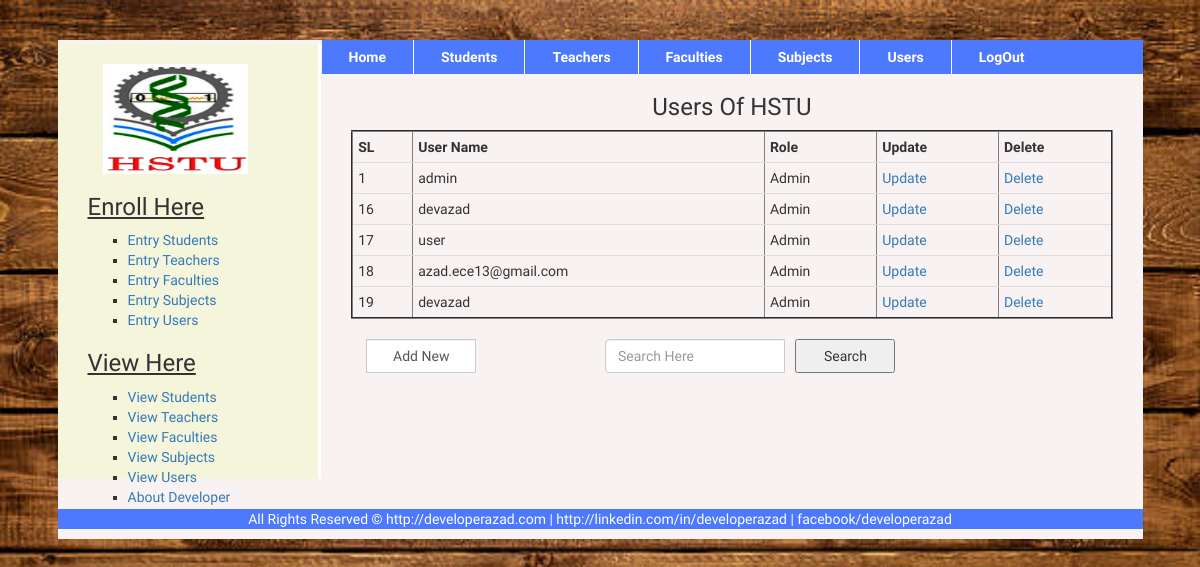
The page /viewUser.php (signed in) on the database its author committed.
### tables this page shows
CREATE TABLE IF NOT EXISTS `user` (
  `userid` int(11) NOT NULL AUTO_INCREMENT,
  `username` varchar(111) NOT NULL,
  `password` varchar(111) NOT NULL,
  `role` varchar(11) NOT NULL,
  PRIMARY KEY (`userid`)
);

### viewUser.php (the view, shortened to what this page needs)
<?php include("header.php"); ?>
		<div class="col-md-12">
			<?php include("leftMenu.php"); ?>
			<div class="col-md-9 hstu">
					<h3 class="text-center">Users Of HSTU</h3>
						<form action="updateUser.php" method="post" enctype="multipart/form-data">
						<?php include("config.php"); ?>
						<?php
								$sql = "SELECT * FROM user ";
								$result = $conn->query($sql);
								if ($result->num_rows > 0) {
									echo "<table border='2' align='center' class='table table-hover'>
												<tr>
													<th>SL</th>
													<th>User Name</th>
													<th>Role</th>
													<th>Update</th>
													<th>Delete</th>
												</tr>";
										while($row = $result->fetch_assoc()){
												echo "<tr>";
													echo "<td>".$row['userid']."</td>";
													echo "<td>".$row['username']."</td>";
													echo "<td>".$row['role']."</td>";
						?>
													<td><a href="updateUser.php?userid=<?php echo $row['userid']?>&username=<?php echo $row['username'] ?>">Update</a></td>
													<td><a href="deleteUser.php?userid=<?php echo $row['userid']?>">Delete</a></td>
						<?php
												echo "</tr>";
										}
									echo "</table>";
								} else {
									echo("No Data were Found!");
								}
						 ?>
					</form>
					<form action="" method="post" enctype="multipart/form-data">
						<div class="form-group">
						        <div class="col-md-4 inputGroupContainer">
						          <div class="input-group">
						           <a href="entryUser.php"><input name="addnew" class="form-control" type="button" value="Add New" style="width:110px;"></a>
						           </div>
						        </div>
     					</div>
     					<div class="form-group">
						        <div class="inputGroupContainer">
						          <div class="input-group">
						           	<input name="search" placeholder="Search Here" class="form-control" type="text" style="width: 180px;"></a> &nbsp;&nbsp;
						           	<button type="submit" style="width:100px;">Search</button>
						           </div>
						        </div>
     					</div>
					</form>
			</div>
		</div>
		<?php include("footer.php"); ?>

### header.php (shortened to what this page needs)
<!DOCTYPE html>
<html>
<head>
	<link rel="stylesheet" href="css/bootstrap.min.css">
	<link rel="stylesheet" href="style.css">
</head>
<body>
	<div class="container background">
		<header style="margin-left: 264px;">
			<nav>
			<ul>
				<li><a href="home.php">Home</a></li>
				<li><a href="#">Students</a>
				</li>
				<li><a href="#">Teachers</a>
				</li>
				<li><a href="#">Faculties</a>
				</li>
				<li><a href="#">Subjects</a>
				</li>
				<li><a href="#">Users</a>
				</li>
				<li><a href="LogOut.php">LogOut</a></li>
			</ul>
		</nav>
		</header>

### leftMenu.php
<div class="col-md-3 leftmenu">
	<a href="home.php"><img src="img/logo_hstu.jpg" alt="logo_hstu" style="width: 145px;height: 110px;border-radius:0%;margin-left:15px;margin-top:20px;"></a>
	<u><h3>Enroll Here</h3></u>
	<ul type="square">
		<li><a href="entryStudent.php">Entry Students</a></li>
		<li><a href="entryTeacher.php">Entry Teachers</a></li>
		<li><a href="entryFaculty.php">Entry Faculties</a></li>
		<li><a href="entrySubject.php">Entry Subjects</a></li>
		<li><a href="entryUser.php">Entry Users</a></li>
	</ul>
	<u><h3>View Here</h3></u>
	<ul type="square">
		<li><a href="viewStudent.php">View Students</a></li>
		<li><a href="viewTeacher.php">View Teachers</a></li>
		<li><a href="viewFaculty.php">View Faculties</a></li>
		<li><a href="viewSubject.php">View Subjects</a></li>
		<li><a href="viewUser.php">View Users</a></li>
		<li><a href="developerazad.php">About Developer</a></li>
	</ul>
</div>

### footer.php (shortened to what this page needs)
<footer>
			<p class="text-center" style="margin-top:435px;background-color:#4D79FF;color:#fff">
				All Rights Reserved &copy; http://developerazad.com | http://linkedin.com/in/developerazad | facebook/developerazad
			</p>
		</footer>
	</div>
</body>
</html>

### style.css (style rules this page uses)
body { padding: 5px auto; font-family: 'El Messiri', sans-serif; background:url(img/bg.jpg) fixed no-repeat; background-size:cover; }
.container { padding-right:0px; padding-left:0px; margin-right: auto; margin-left: auto; width:1085px; margin:40px auto; }
.background { background-color:#f9f2f2;; }
nav { background:#4D79FF; width:821px; min-height:34px }
nav ul { margin:0; padding:0; list-style:none; font-weight:bold; }
nav ul li { float:left; border-right:1px solid #fff; position:relative; }
nav ul li:last-child { border-right:0px solid #fff }
nav ul li a { background:#4D79FF; display:block; padding:7px 27px; text-decoration:none; color:#fff; }
a,a:hover { text-decoration:none; }
.leftmenu { background-color: beige; margin-left: -15px; height: 435px; }
.input-group input[type="text"],.input-group input[type="email"],.input-group input[type="date"],.input-group input[type="password"] { width: 150px; }
.input-group input[type="submit"],.input-group input[type="button"],.input-group input[type="password"],.input-group input[type="file"] { width: 150px; }
select,button[type="submit"] { width: 150px; height: 34px; }
.leftmenu { border-right:3px solid #fff; margin-top: -30px; margin-right: 15px; padding-left: 30px; }
.table > tbody > tr > td, .table > tbody > tr > th, .table > tfoot > tr > td, .table > tfoot > tr > th, .table > thead > tr > td, .table > thead > tr > th { padding: 5px; }

### rows shown on the page
user: userid "1", username "admin", role "Admin"
user: userid "16", username "devazad", role "Admin"
user: userid "17", username "user", role "Admin"
user: userid "18", username "azad.ece13@gmail.com", role "Admin"
user: userid "19", username "devazad", role "Admin"
